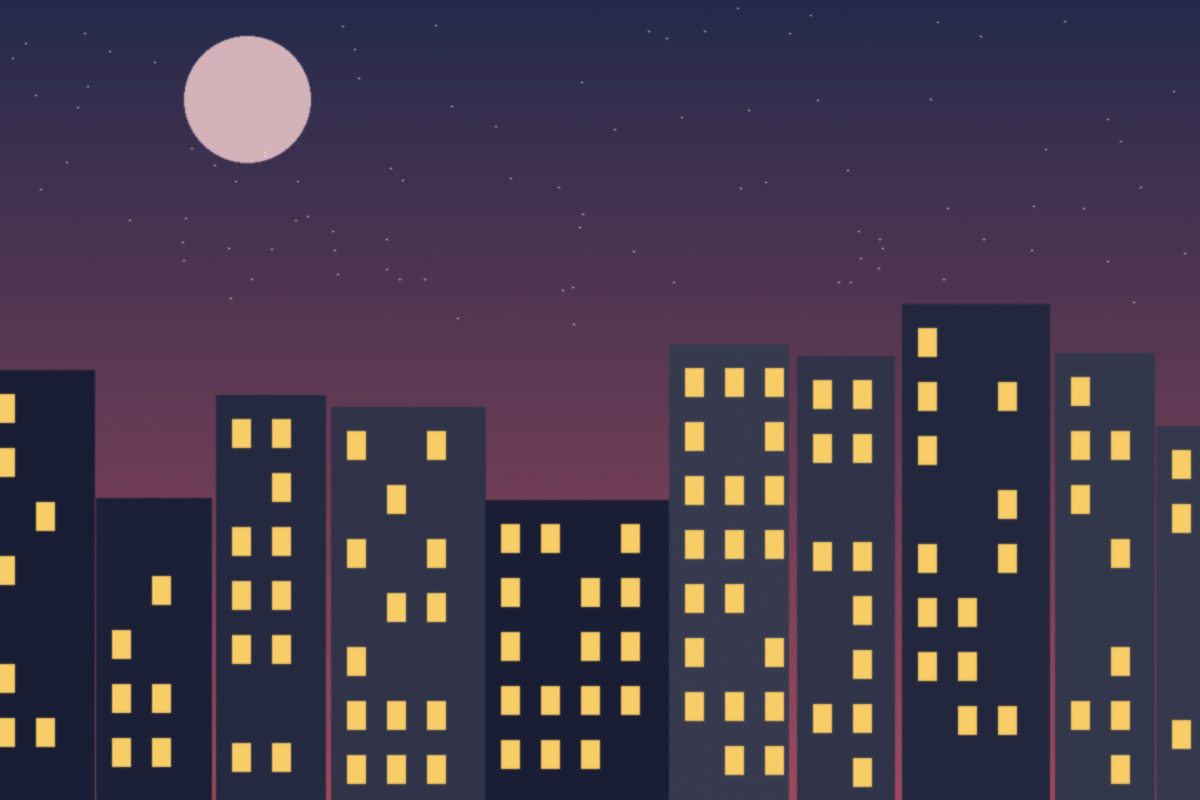
#> input picture supabase/fixtures/photos/alfama.jpg, 1200 x 800 px
$ python -i set_avatar.py   (imports and definitions only)
#> lines starting #> are read from the running program, lines starting #| are printed output that depends on the picture
#!/usr/bin/env python3
"""Sets a fixture account's profile picture in the disposable LOCAL database, the same way the app does: upload to the
avatars bucket, let prepare-media check it, then save the path on the profile. Local use only.

    python3 scripts/fixtures/set_avatar.py kieran@roam.test path/to/photo.jpg
"""
import hashlib
import importlib.util
import io
import os
import sys
import urllib.request
import uuid

HERE = os.path.dirname(os.path.abspath(__file__))
spec = importlib.util.spec_from_file_location("roam_fixture_setup", os.path.join(HERE, "setup.py"))
setup = importlib.util.module_from_spec(spec)
# [1 line not run here, left out]


def as_square_jpeg(path):
    """A 600-pixel square JPEG cropped from the middle, with no metadata (the upload check refuses location data)."""
    from PIL import Image
    image = Image.open(path).convert("RGB")
#> image is the input picture: PIL image 1200x800 RGB; mean R, G, B 69.6, 58.6, 76.6
    side = min(image.size)
#> side = 800
    left, top = (image.width - side) // 2, (image.height - side) // 2
#> left = 200; top = 0
    image = image.crop((left, top, left + side, top + side)).resize((600, 600))
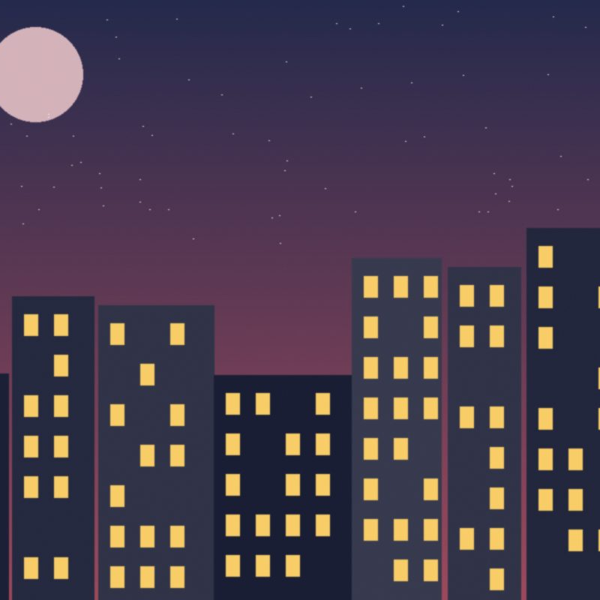
#> image: PIL image 600x600 RGB; mean R, G, B 72.9, 61.1, 78
    out = io.BytesIO()
    image.save(out, "JPEG", quality=88)
    return out.getvalue()


def main():
    if len(sys.argv) != 3:
        sys.exit(__doc__)
    email, image = sys.argv[1], sys.argv[2]
    env = setup.load_env()
    token = setup.sign_in(env, email)
    profile = setup.rpc(env, token, "my_profile", {})
    data = as_square_jpeg(image)
    attempt = str(uuid.uuid4())
    path = f"{profile['id'].lower()}/{attempt}.jpg"
    upload = urllib.request.Request(f"{env['ROAM_API_URL']}/storage/v1/object/avatars/{path}", data=data, method="POST", headers={
        "apikey": env["ROAM_PUBLISHABLE_KEY"], "Authorization": "Bearer " + token, "Content-Type": "image/jpeg", "x-upsert": "false"})
    with urllib.request.urlopen(upload, timeout=30):
        pass
    status, staged = setup.request(env, "POST", "/functions/v1/prepare-media", {
        "uploadAttemptID": attempt, "purpose": "avatar", "sha256": hashlib.sha256(data).hexdigest()}, token=token)
    if status >= 300:
        sys.exit(f"prepare-media failed: HTTP {status} {staged}")
    setup.rpc(env, token, "update_profile", {
        "p_display_name": profile["displayName"], "p_handle": profile["handle"], "p_bio": profile.get("bio", ""),
        "p_home_city": profile.get("homeCity"), "p_avatar_path": staged["path"]})
    print(f"{profile['displayName']}'s profile picture is set.")


# [2 lines not run here, left out]

>>> result = as_square_jpeg('../../supabase/fixtures/photos/alfama.jpg')
